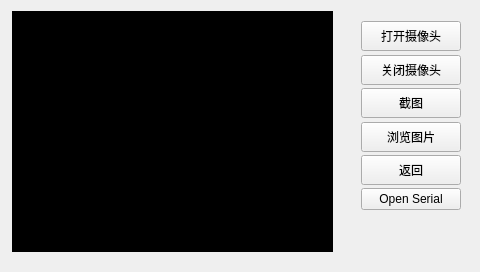
<?xml version="1.0" encoding="UTF-8"?>
<ui version="4.0">
 <class>Capture</class>
 <widget class="QWidget" name="Capture">
  <property name="geometry">
   <rect>
    <x>0</x>
    <y>0</y>
    <width>480</width>
    <height>272</height>
   </rect>
  </property>
  <property name="minimumSize">
   <size>
    <width>480</width>
    <height>272</height>
   </size>
  </property>
  <property name="maximumSize">
   <size>
    <width>480</width>
    <height>272</height>
   </size>
  </property>
  <property name="windowTitle">
   <string>Capture</string>
  </property>
  <widget class="QLabel" name="video_label">
   <property name="geometry">
    <rect>
     <x>12</x>
     <y>11</y>
     <width>321</width>
     <height>241</height>
    </rect>
   </property>
   <property name="minimumSize">
    <size>
     <width>321</width>
     <height>220</height>
    </size>
   </property>
   <property name="styleSheet">
    <string notr="true">background-color: rgb(0, 0, 0);
</string>
   </property>
   <property name="text">
    <string/>
   </property>
  </widget>
  <widget class="QWidget" name="layoutWidget">
   <property name="geometry">
    <rect>
     <x>350</x>
     <y>10</y>
     <width>122</width>
     <height>211</height>
    </rect>
   </property>
   <layout class="QVBoxLayout" name="verticalLayout_2">
    <item>
     <layout class="QVBoxLayout" name="verticalLayout">
      <item>
       <widget class="QPushButton" name="open_pushButton">
        <property name="minimumSize">
         <size>
          <width>80</width>
          <height>30</height>
         </size>
        </property>
        <property name="text">
         <string>打开摄像头</string>
        </property>
       </widget>
      </item>
      <item>
       <widget class="QPushButton" name="close_pushButton">
        <property name="minimumSize">
         <size>
          <width>80</width>
          <height>30</height>
         </size>
        </property>
        <property name="text">
         <string>关闭摄像头</string>
        </property>
       </widget>
      </item>
      <item>
       <widget class="QPushButton" name="take_photo_pushButton">
        <property name="minimumSize">
         <size>
          <width>80</width>
          <height>30</height>
         </size>
        </property>
        <property name="text">
         <string>截图</string>
        </property>
       </widget>
      </item>
      <item>
       <widget class="QPushButton" name="image_open_pushButton">
        <property name="minimumSize">
         <size>
          <width>80</width>
          <height>30</height>
         </size>
        </property>
        <property name="text">
         <string>浏览图片</string>
        </property>
       </widget>
      </item>
      <item>
       <widget class="QPushButton" name="image_close_pushButton">
        <property name="minimumSize">
         <size>
          <width>80</width>
          <height>30</height>
         </size>
        </property>
        <property name="text">
         <string>返回</string>
        </property>
       </widget>
      </item>
     </layout>
    </item>
    <item>
     <widget class="QPushButton" name="serial_btn">
      <property name="text">
       <string>Open Serial</string>
      </property>
     </widget>
    </item>
   </layout>
  </widget>
  <widget class="QLabel" name="label">
   <property name="geometry">
    <rect>
     <x>350</x>
     <y>230</y>
     <width>111</width>
     <height>17</height>
    </rect>
   </property>
   <property name="text">
    <string/>
   </property>
  </widget>
 </widget>
 <layoutdefault spacing="6" margin="11"/>
 <resources/>
 <connections/>
</ui>
